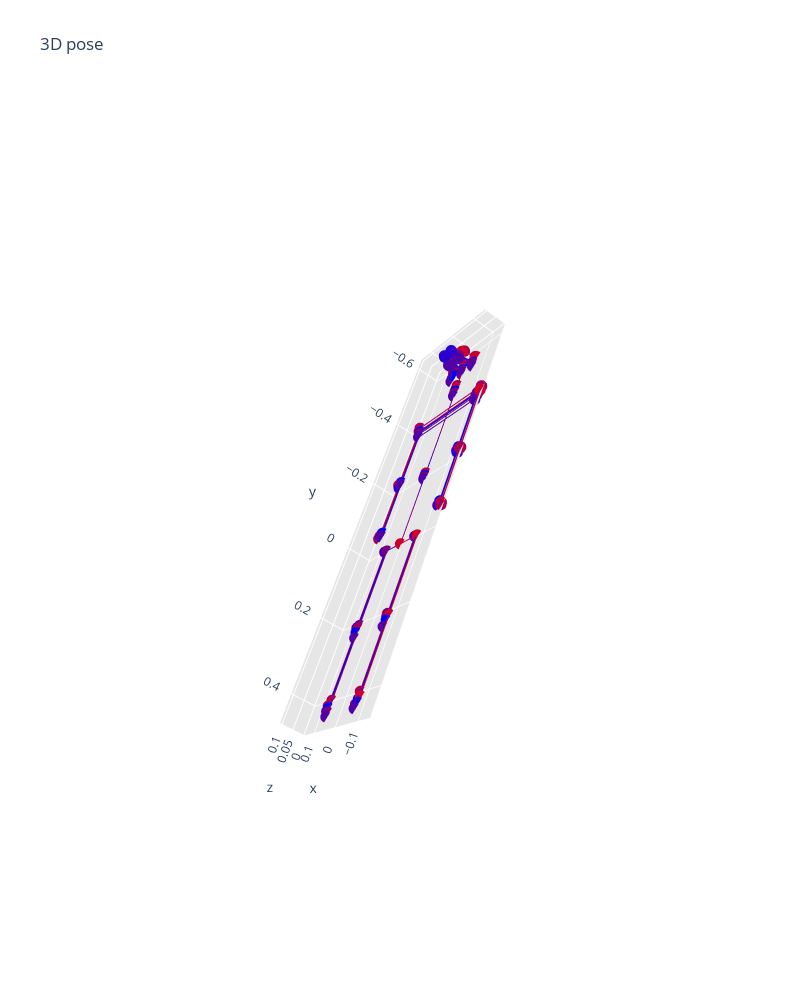

Here is the notebook cell this chart was saved with:
### Code cell
go.Figure(vs.plot([x.transpose().flatten() for x in all_base_poses]))

### Figure 1 — Plotly figure (JSON) as saved in the notebook; plotly's stock layout.template omitted (floating-point values rounded to 4 significant figures)
{"data": [{"line": {"color": "#0000FA", "width": 2}, "marker": {"color": "#0000FA", "size": 4}, "type": "scatter3d", "x": [0, 0], "y": [-0.5566, -0.5566], "z": [0.07158, 0]}, {"line": {"color": "#0000FA", "width": 2}, "marker": {"color": "#0000FA", "size": 4}, "type": "scatter3d", "x": [0, -0.01293], "y": [-0.5566, -0.5821], "z": [0.07158, 0.05764]}, {"line": {"color": "#0000FA", "width": 2}, "marker": {"color": "#0000FA", "size": 4}, "type": "scatter3d", "x": [0, 0.01293], "y": [-0.5566, -0.5821], "z": [0.07158, 0.05764]}, {"line": {"color": "#0000FA", "width": 2}, "marker": {"color": "#0000FA", "size": 4}, "type": "scatter3d", "x": [-0.01293, -0.03978], "y": [-0.5821, -0.5566], "z": [0.05764, 0]}, {"line": {"color": "#0000FA", "width": 2}, "marker": {"color": "#0000FA", "size": 4}, "type": "scatter3d", "x": [0.01293, 0.03978], "y": [-0.5821, -0.5566], "z": [0.05764, 0]}, {"line": {"color": "#0000FA", "width": 2}, "marker": {"color": "#0000FA", "size": 4}, "type": "scatter3d", "x": [0, 0], "y": [-0.5566, -0.4813], "z": [0, 0]}, {"line": {"color": "#0000FA", "width": 2}, "marker": {"color": "#0000FA", "size": 4}, "type": "scatter3d", "x": [-0.1302, 0.1302], "y": [-0.406, -0.406], "z": [0, 0]}, {"line": {"color": "#0000FA", "width": 2}, "marker": {"color": "#0000FA", "size": 4}, "type": "scatter3d", "x": [-0.1302, -0.1302], "y": [-0.406, -0.2355], "z": [0, 0]}, {"line": {"color": "#0000FA", "width": 2}, "marker": {"color": "#0000FA", "size": 4}, "type": "scatter3d", "x": [-0.1302, -0.1302], "y": [-0.2355, -0.0758], "z": [0, 0]}, {"line": {"color": "#0000FA", "width": 2}, "marker": {"color": "#0000FA", "size": 4}, "type": "scatter3d", "x": [0.1302, 0.1302], "y": [-0.406, -0.2355], "z": [0, 0]}, {"line": {"color": "#0000FA", "width": 2}, "marker": {"color": "#0000FA", "size": 4}, "type": "scatter3d", "x": [0.1302, 0.1302], "y": [-0.2355, -0.0758], "z": [0, 0]}, {"line": {"color": "#0000FA", "width": 2}, "marker": {"color": "#0000FA", "size": 4}, "type": "scatter3d", "x": [0, 0], "y": [-0.4813, -0.203], "z": [0, 0]}, {"line": {"color": "#0000FA", "width": 2}, "marker": {"color": "#0000FA", "size": 4}, "type": "scatter3d", "x": [0, 0], "y": [-0.203, 0], "z": [0, 0]}, {"line": {"color": "#0000FA", "width": 2}, "marker": {"color": "#0000FA", "size": 4}, "type": "scatter3d", "x": [0, -0.06833], "y": [0, 0], "z": [0, 0]}, {"line": {"color": "#0000FA", "width": 2}, "marker": {"color": "#0000FA", "size": 4}, "type": "scatter3d", "x": [-0.06833, -0.06833], "y": [0, 0.2263], "z": [0, 0]}, {"line": {"color": "#0000FA", "width": 2}, "marker": {"color": "#0000FA", "size": 4}, "type": "scatter3d", "x": [-0.06833, -0.06833], "y": [0.2263, 0.4179], "z": [0, 0]}, {"line": {"color": "#0000FA", "width": 2}, "marker": {"color": "#0000FA", "size": 4}, "type": "scatter3d", "x": [0, 0.06833], "y": [0, 0], "z": [0, 0]}, {"line": {"color": "#0000FA", "width": 2}, "marker": {"color": "#0000FA", "size": 4}, "type": "scatter3d", "x": [0.06833, 0.06833], "y": [0, 0.2263], "z": [0, 0]}, {"line": {"color": "#0000FA", "width": 2}, "marker": {"color": "#0000FA", "size": 4}, "type": "scatter3d", "x": [0.06833, 0.06833], "y": [0.2263, 0.4179], "z": [0, 0]}, {"line": {"color": "#2900D1", "width": 2}, "marker": {"color": "#2900D1", "size": 4}, "type": "scatter3d", "x": [0, 0], "y": [-0.5574, -0.5574], "z": [0.1066, 0]}, {"line": {"color": "#2900D1", "width": 2}, "marker": {"color": "#2900D1", "size": 4}, "type": "scatter3d", "x": [0, -0.01572], "y": [-0.5574, -0.5741], "z": [0.1066, 0.09883]}, {"line": {"color": "#2900D1", "width": 2}, "marker": {"color": "#2900D1", "size": 4}, "type": "scatter3d", "x": [0, 0.01572], "y": [-0.5574, -0.5741], "z": [0.1066, 0.09883]}, {"line": {"color": "#2900D1", "width": 2}, "marker": {"color": "#2900D1", "size": 4}, "type": "scatter3d", "x": [-0.01572, -0.04612], "y": [-0.5741, -0.5574], "z": [0.09883, 0]}, {"line": {"color": "#2900D1", "width": 2}, "marker": {"color": "#2900D1", "size": 4}, "type": "scatter3d", "x": [0.01572, 0.04612], "y": [-0.5741, -0.5574], "z": [0.09883, 0]}, {"line": {"color": "#2900D1", "width": 2}, "marker": {"color": "#2900D1", "size": 4}, "type": "scatter3d", "x": [0, 0], "y": [-0.5574, -0.4825], "z": [0, 0]}, {"line": {"color": "#2900D1", "width": 2}, "marker": {"color": "#2900D1", "size": 4}, "type": "scatter3d", "x": [-0.1318, 0.1318], "y": [-0.4076, -0.4076], "z": [0, 0]}, {"line": {"color": "#2900D1", "width": 2}, "marker": {"color": "#2900D1", "size": 4}, "type": "scatter3d", "x": [-0.1318, -0.1318], "y": [-0.4076, -0.2189], "z": [0, 0]}, {"line": {"color": "#2900D1", "width": 2}, "marker": {"color": "#2900D1", "size": 4}, "type": "scatter3d", "x": [-0.1318, -0.1318], "y": [-0.2189, -0.0653], "z": [0, 0]}, {"line": {"color": "#2900D1", "width": 2}, "marker": {"color": "#2900D1", "size": 4}, "type": "scatter3d", "x": [0.1318, 0.1318], "y": [-0.4076, -0.2189], "z": [0, 0]}, {"line": {"color": "#2900D1", "width": 2}, "marker": {"color": "#2900D1", "size": 4}, "type": "scatter3d", "x": [0.1318, 0.1318], "y": [-0.2189, -0.0653], "z": [0, 0]}, {"line": {"color": "#2900D1", "width": 2}, "marker": {"color": "#2900D1", "size": 4}, "type": "scatter3d", "x": [0, 0], "y": [-0.4825, -0.2038], "z": [0, 0]}, {"line": {"color": "#2900D1", "width": 2}, "marker": {"color": "#2900D1", "size": 4}, "type": "scatter3d", "x": [0, 0], "y": [-0.2038, 0], "z": [0, 0]}, {"line": {"color": "#2900D1", "width": 2}, "marker": {"color": "#2900D1", "size": 4}, "type": "scatter3d", "x": [0, -0.07084], "y": [0, 0], "z": [0, 0]}, {"line": {"color": "#2900D1", "width": 2}, "marker": {"color": "#2900D1", "size": 4}, "type": "scatter3d", "x": [-0.07084, -0.07084], "y": [0, 0.2114], "z": [0, 0]}, {"line": {"color": "#2900D1", "width": 2}, "marker": {"color": "#2900D1", "size": 4}, "type": "scatter3d", "x": [-0.07084, -0.07084], "y": [0.2114, 0.4259], "z": [0, 0]}, {"line": {"color": "#2900D1", "width": 2}, "marker": {"color": "#2900D1", "size": 4}, "type": "scatter3d", "x": [0, 0.07084], "y": [0, 0], "z": [0, 0]}, {"line": {"color": "#2900D1", "width": 2}, "marker": {"color": "#2900D1", "size": 4}, "type": "scatter3d", "x": [0.07084, 0.07084], "y": [0, 0.2114], "z": [0, 0]}, {"line": {"color": "#2900D1", "width": 2}, "marker": {"color": "#2900D1", "size": 4}, "type": "scatter3d", "x": [0.07084, 0.07084], "y": [0.2114, 0.4259], "z": [0, 0]}, {"line": {"color": "#5200A8", "width": 2}, "marker": {"color": "#5200A8", "size": 4}, "type": "scatter3d", "x": [0, 0], "y": [-0.5423, -0.5423], "z": [0.06875, 0]}, {"line": {"color": "#5200A8", "width": 2}, "marker": {"color": "#5200A8", "size": 4}, "type": "scatter3d", "x": [0, -0.02073], "y": [-0.5423, -0.5599], "z": [0.06875, 0.05977]}, {"line": {"color": "#5200A8", "width": 2}, "marker": {"color": "#5200A8", "size": 4}, "type": "scatter3d", "x": [0, 0.02073], "y": [-0.5423, -0.5599], "z": [0.06875, 0.05977]}, {"line": {"color": "#5200A8", "width": 2}, "marker": {"color": "#5200A8", "size": 4}, "type": "scatter3d", "x": [-0.02073, -0.04927], "y": [-0.5599, -0.5423], "z": [0.05977, 0]}, {"line": {"color": "#5200A8", "width": 2}, "marker": {"color": "#5200A8", "size": 4}, "type": "scatter3d", "x": [0.02073, 0.04927], "y": [-0.5599, -0.5423], "z": [0.05977, 0]}, {"line": {"color": "#5200A8", "width": 2}, "marker": {"color": "#5200A8", "size": 4}, "type": "scatter3d", "x": [0, 0], "y": [-0.5423, -0.4645], "z": [0, 0]}, {"line": {"color": "#5200A8", "width": 2}, "marker": {"color": "#5200A8", "size": 4}, "type": "scatter3d", "x": [-0.1276, 0.1276], "y": [-0.3867, -0.3867], "z": [0, 0]}, {"line": {"color": "#5200A8", "width": 2}, "marker": {"color": "#5200A8", "size": 4}, "type": "scatter3d", "x": [-0.1276, -0.1276], "y": [-0.3867, -0.2252], "z": [0, 0]}, {"line": {"color": "#5200A8", "width": 2}, "marker": {"color": "#5200A8", "size": 4}, "type": "scatter3d", "x": [-0.1276, -0.1276], "y": [-0.2252, -0.06417], "z": [0, 0]}, {"line": {"color": "#5200A8", "width": 2}, "marker": {"color": "#5200A8", "size": 4}, "type": "scatter3d", "x": [0.1276, 0.1276], "y": [-0.3867, -0.2252], "z": [0, 0]}, {"line": {"color": "#5200A8", "width": 2}, "marker": {"color": "#5200A8", "size": 4}, "type": "scatter3d", "x": [0.1276, 0.1276], "y": [-0.2252, -0.06417], "z": [0, 0]}, {"line": {"color": "#5200A8", "width": 2}, "marker": {"color": "#5200A8", "size": 4}, "type": "scatter3d", "x": [0, 0], "y": [-0.4645, -0.1933], "z": [0, 0]}, {"line": {"color": "#5200A8", "width": 2}, "marker": {"color": "#5200A8", "size": 4}, "type": "scatter3d", "x": [0, 0], "y": [-0.1933, 0], "z": [0, 0]}, {"line": {"color": "#5200A8", "width": 2}, "marker": {"color": "#5200A8", "size": 4}, "type": "scatter3d", "x": [0, -0.06452], "y": [0, 0], "z": [0, 0]}, {"line": {"color": "#5200A8", "width": 2}, "marker": {"color": "#5200A8", "size": 4}, "type": "scatter3d", "x": [-0.06452, -0.06452], "y": [0, 0.2417], "z": [0, 0]}, {"line": {"color": "#5200A8", "width": 2}, "marker": {"color": "#5200A8", "size": 4}, "type": "scatter3d", "x": [-0.06452, -0.06452], "y": [0.2417, 0.4401], "z": [0, 0]}, {"line": {"color": "#5200A8", "width": 2}, "marker": {"color": "#5200A8", "size": 4}, "type": "scatter3d", "x": [0, 0.06452], "y": [0, 0], "z": [0, 0]}, {"line": {"color": "#5200A8", "width": 2}, "marker": {"color": "#5200A8", "size": 4}, "type": "scatter3d", "x": [0.06452, 0.06452], "y": [0, 0.2417], "z": [0, 0]}, {"line": {"color": "#5200A8", "width": 2}, "marker": {"color": "#5200A8", "size": 4}, "type": "scatter3d", "x": [0.06452, 0.06452], "y": [0.2417, 0.4401], "z": [0, 0]}, {"line": {"color": "#7B007F", "width": 2}, "marker": {"color": "#7B007F", "size": 4}, "type": "scatter3d", "x": [0, 0], "y": [-0.5514, -0.5514], "z": [0.07171, 0]}, {"line": {"color": "#7B007F", "width": 2}, "marker": {"color": "#7B007F", "size": 4}, "type": "scatter3d", "x": [0, -0.01981], "y": [-0.5514, -0.5705], "z": [0.07171, 0.06152]}, {"line": {"color": "#7B007F", "width": 2}, "marker": {"color": "#7B007F", "size": 4}, "type": "scatter3d", "x": [0, 0.01981], "y": [-0.5514, -0.5705], "z": [0.07171, 0.06152]}, {"line": {"color": "#7B007F", "width": 2}, "marker": {"color": "#7B007F", "size": 4}, "type": "scatter3d", "x": [-0.01981, -0.04806], "y": [-0.5705, -0.5514], "z": [0.06152, 0]}, {"line": {"color": "#7B007F", "width": 2}, "marker": {"color": "#7B007F", "size": 4}, "type": "scatter3d", "x": [0.01981, 0.04806], "y": [-0.5705, -0.5514], "z": [0.06152, 0]}, {"line": {"color": "#7B007F", "width": 2}, "marker": {"color": "#7B007F", "size": 4}, "type": "scatter3d", "x": [0, 0], "y": [-0.5514, -0.4752], "z": [0, 0]}, {"line": {"color": "#7B007F", "width": 2}, "marker": {"color": "#7B007F", "size": 4}, "type": "scatter3d", "x": [-0.1289, 0.1289], "y": [-0.399, -0.399], "z": [0, 0]}, {"line": {"color": "#7B007F", "width": 2}, "marker": {"color": "#7B007F", "size": 4}, "type": "scatter3d", "x": [-0.1289, -0.1289], "y": [-0.399, -0.2285], "z": [0, 0]}, {"line": {"color": "#7B007F", "width": 2}, "marker": {"color": "#7B007F", "size": 4}, "type": "scatter3d", "x": [-0.1289, -0.1289], "y": [-0.2285, -0.06669], "z": [0, 0]}, {"line": {"color": "#7B007F", "width": 2}, "marker": {"color": "#7B007F", "size": 4}, "type": "scatter3d", "x": [0.1289, 0.1289], "y": [-0.399, -0.2285], "z": [0, 0]}, {"line": {"color": "#7B007F", "width": 2}, "marker": {"color": "#7B007F", "size": 4}, "type": "scatter3d", "x": [0.1289, 0.1289], "y": [-0.2285, -0.06669], "z": [0, 0]}, {"line": {"color": "#7B007F", "width": 2}, "marker": {"color": "#7B007F", "size": 4}, "type": "scatter3d", "x": [0, 0], "y": [-0.4752, -0.1995], "z": [0, 0]}, {"line": {"color": "#7B007F", "width": 2}, "marker": {"color": "#7B007F", "size": 4}, "type": "scatter3d", "x": [0, 0], "y": [-0.1995, 0], "z": [0, 0]}, {"line": {"color": "#7B007F", "width": 2}, "marker": {"color": "#7B007F", "size": 4}, "type": "scatter3d", "x": [0, -0.06318], "y": [0, 0], "z": [0, 0]}, {"line": {"color": "#7B007F", "width": 2}, "marker": {"color": "#7B007F", "size": 4}, "type": "scatter3d", "x": [-0.06318, -0.06318], "y": [0, 0.2078], "z": [0, 0]}, {"line": {"color": "#7B007F", "width": 2}, "marker": {"color": "#7B007F", "size": 4}, "type": "scatter3d", "x": [-0.06318, -0.06318], "y": [0.2078, 0.4295], "z": [0, 0]}, {"line": {"color": "#7B007F", "width": 2}, "marker": {"color": "#7B007F", "size": 4}, "type": "scatter3d", "x": [0, 0.06318], "y": [0, 0], "z": [0, 0]}, {"line": {"color": "#7B007F", "width": 2}, "marker": {"color": "#7B007F", "size": 4}, "type": "scatter3d", "x": [0.06318, 0.06318], "y": [0, 0.2078], "z": [0, 0]}, {"line": {"color": "#7B007F", "width": 2}, "marker": {"color": "#7B007F", "size": 4}, "type": "scatter3d", "x": [0.06318, 0.06318], "y": [0.2078, 0.4295], "z": [0, 0]}, {"line": {"color": "#A40056", "width": 2}, "marker": {"color": "#A40056", "size": 4}, "type": "scatter3d", "x": [0, 0], "y": [-0.5785, -0.5785], "z": [0.04959, 0]}, {"line": {"color": "#A40056", "width": 2}, "marker": {"color": "#A40056", "size": 4}, "type": "scatter3d", "x": [0, -0.01479], "y": [-0.5785, -0.6001], "z": [0.04959, 0.03758]}, {"line": {"color": "#A40056", "width": 2}, "marker": {"color": "#A40056", "size": 4}, "type": "scatter3d", "x": [0, 0.01479], "y": [-0.5785, -0.6001], "z": [0.04959, 0.03758]}, {"line": {"color": "#A40056", "width": 2}, "marker": {"color": "#A40056", "size": 4}, "type": "scatter3d", "x": [-0.01479, -0.0448], "y": [-0.6001, -0.5785], "z": [0.03758, 0]}, {"line": {"color": "#A40056", "width": 2}, "marker": {"color": "#A40056", "size": 4}, "type": "scatter3d", "x": [0.01479, 0.0448], "y": [-0.6001, -0.5785], "z": [0.03758, 0]}, {"line": {"color": "#A40056", "width": 2}, "marker": {"color": "#A40056", "size": 4}, "type": "scatter3d", "x": [0, 0], "y": [-0.5785, -0.5012], "z": [0, 0]}, {"line": {"color": "#A40056", "width": 2}, "marker": {"color": "#A40056", "size": 4}, "type": "scatter3d", "x": [-0.1403, 0.1403], "y": [-0.4239, -0.4239], "z": [0, 0]}, {"line": {"color": "#A40056", "width": 2}, "marker": {"color": "#A40056", "size": 4}, "type": "scatter3d", "x": [-0.1403, -0.1403], "y": [-0.4239, -0.2309], "z": [0, 0]}, {"line": {"color": "#A40056", "width": 2}, "marker": {"color": "#A40056", "size": 4}, "type": "scatter3d", "x": [-0.1403, -0.1403], "y": [-0.2309, -0.06183], "z": [0, 0]}, {"line": {"color": "#A40056", "width": 2}, "marker": {"color": "#A40056", "size": 4}, "type": "scatter3d", "x": [0.1403, 0.1403], "y": [-0.4239, -0.2309], "z": [0, 0]}, {"line": {"color": "#A40056", "width": 2}, "marker": {"color": "#A40056", "size": 4}, "type": "scatter3d", "x": [0.1403, 0.1403], "y": [-0.2309, -0.06183], "z": [0, 0]}, {"line": {"color": "#A40056", "width": 2}, "marker": {"color": "#A40056", "size": 4}, "type": "scatter3d", "x": [0, 0], "y": [-0.5012, -0.2119], "z": [0, 0]}, {"line": {"color": "#A40056", "width": 2}, "marker": {"color": "#A40056", "size": 4}, "type": "scatter3d", "x": [0, 0], "y": [-0.2119, 0], "z": [0, 0]}, {"line": {"color": "#A40056", "width": 2}, "marker": {"color": "#A40056", "size": 4}, "type": "scatter3d", "x": [0, -0.06464], "y": [0, 0], "z": [0, 0]}, {"line": {"color": "#A40056", "width": 2}, "marker": {"color": "#A40056", "size": 4}, "type": "scatter3d", "x": [-0.06464, -0.06464], "y": [0, 0.2162], "z": [0, 0]}, {"line": {"color": "#A40056", "width": 2}, "marker": {"color": "#A40056", "size": 4}, "type": "scatter3d", "x": [-0.06464, -0.06464], "y": [0.2162, 0.3999], "z": [0, 0]}, {"line": {"color": "#A40056", "width": 2}, "marker": {"color": "#A40056", "size": 4}, "type": "scatter3d", "x": [0, 0.06464], "y": [0, 0], "z": [0, 0]}, {"line": {"color": "#A40056", "width": 2}, "marker": {"color": "#A40056", "size": 4}, "type": "scatter3d", "x": [0.06464, 0.06464], "y": [0, 0.2162], "z": [0, 0]}, {"line": {"color": "#A40056", "width": 2}, "marker": {"color": "#A40056", "size": 4}, "type": "scatter3d", "x": [0.06464, 0.06464], "y": [0.2162, 0.3999], "z": [0, 0]}, {"line": {"color": "#CD002D", "width": 2}, "marker": {"color": "#CD002D", "size": 4}, "type": "scatter3d", "x": [0, 0], "y": [-0.5736, -0.5736], "z": [0.06005, 0]}, {"line": {"color": "#CD002D", "width": 2}, "marker": {"color": "#CD002D", "size": 4}, "type": "scatter3d", "x": [0, -0.02161], "y": [-0.5736, -0.5878], "z": [0.06005, 0.05281]}, {"line": {"color": "#CD002D", "width": 2}, "marker": {"color": "#CD002D", "size": 4}, "type": "scatter3d", "x": [0, 0.02161], "y": [-0.5736, -0.5878], "z": [0.06005, 0.05281]}, {"line": {"color": "#CD002D", "width": 2}, "marker": {"color": "#CD002D", "size": 4}, "type": "scatter3d", "x": [-0.02161, -0.05256], "y": [-0.5878, -0.5736], "z": [0.05281, 0]}, {"line": {"color": "#CD002D", "width": 2}, "marker": {"color": "#CD002D", "size": 4}, "type": "scatter3d", "x": [0.02161, 0.05256], "y": [-0.5878, -0.5736], "z": [0.05281, 0]}, {"line": {"color": "#CD002D", "width": 2}, "marker": {"color": "#CD002D", "size": 4}, "type": "scatter3d", "x": [0, 0], "y": [-0.5736, -0.4929], "z": [0, 0]}, {"line": {"color": "#CD002D", "width": 2}, "marker": {"color": "#CD002D", "size": 4}, "type": "scatter3d", "x": [-0.1385, 0.1385], "y": [-0.4121, -0.4121], "z": [0, 0]}, {"line": {"color": "#CD002D", "width": 2}, "marker": {"color": "#CD002D", "size": 4}, "type": "scatter3d", "x": [-0.1385, -0.1385], "y": [-0.4121, -0.2287], "z": [0, 0]}, {"line": {"color": "#CD002D", "width": 2}, "marker": {"color": "#CD002D", "size": 4}, "type": "scatter3d", "x": [-0.1385, -0.1385], "y": [-0.2287, -0.06912], "z": [0, 0]}, {"line": {"color": "#CD002D", "width": 2}, "marker": {"color": "#CD002D", "size": 4}, "type": "scatter3d", "x": [0.1385, 0.1385], "y": [-0.4121, -0.2287], "z": [0, 0]}, {"line": {"color": "#CD002D", "width": 2}, "marker": {"color": "#CD002D", "size": 4}, "type": "scatter3d", "x": [0.1385, 0.1385], "y": [-0.2287, -0.06912], "z": [0, 0]}, {"line": {"color": "#CD002D", "width": 2}, "marker": {"color": "#CD002D", "size": 4}, "type": "scatter3d", "x": [0, 0], "y": [-0.4929, -0.2061], "z": [0, 0]}, {"line": {"color": "#CD002D", "width": 2}, "marker": {"color": "#CD002D", "size": 4}, "type": "scatter3d", "x": [0, 0], "y": [-0.2061, 0], "z": [0, 0]}, {"line": {"color": "#CD002D", "width": 2}, "marker": {"color": "#CD002D", "size": 4}, "type": "scatter3d", "x": [0, -0.07335], "y": [0, 0], "z": [0, 0]}, {"line": {"color": "#CD002D", "width": 2}, "marker": {"color": "#CD002D", "size": 4}, "type": "scatter3d", "x": [-0.07335, -0.07335], "y": [0, 0.2133], "z": [0, 0]}, {"line": {"color": "#CD002D", "width": 2}, "marker": {"color": "#CD002D", "size": 4}, "type": "scatter3d", "x": [-0.07335, -0.07335], "y": [0.2133, 0.4122], "z": [0, 0]}, {"line": {"color": "#CD002D", "width": 2}, "marker": {"color": "#CD002D", "size": 4}, "type": "scatter3d", "x": [0, 0.07335], "y": [0, 0], "z": [0, 0]}, {"line": {"color": "#CD002D", "width": 2}, "marker": {"color": "#CD002D", "size": 4}, "type": "scatter3d", "x": [0.07335, 0.07335], "y": [0, 0.2133], "z": [0, 0]}, {"line": {"color": "#CD002D", "width": 2}, "marker": {"color": "#CD002D", "size": 4}, "type": "scatter3d", "x": [0.07335, 0.07335], "y": [0.2133, 0.4122], "z": [0, 0]}], "layout": {"autosize": true, "height": 1000, "scene": {"aspectmode": "manual", "aspectratio": {"x": 0.277, "y": 1, "z": 0.06005}, "camera": {"eye": {"x": -1.743, "y": 1.071, "z": 0.71}, "up": {"x": 0, "y": 0, "z": 0}}, "xaxis": {"backgroundcolor": "rgb(230, 230,230)", "gridcolor": "rgb(255, 255, 255)", "showbackground": true, "zerolinecolor": "rgb(255, 255, 255)"}, "yaxis": {"backgroundcolor": "rgb(230, 230,230)", "gridcolor": "rgb(255, 255, 255)", "showbackground": true, "zerolinecolor": "rgb(255, 255, 255)"}, "zaxis": {"backgroundcolor": "rgb(230, 230,230)", "gridcolor": "rgb(255, 255, 255)", "showbackground": true, "zerolinecolor": "rgb(255, 255, 255)"}}, "showlegend": false, "title": {"text": "3D pose"}, "width": 800}}
